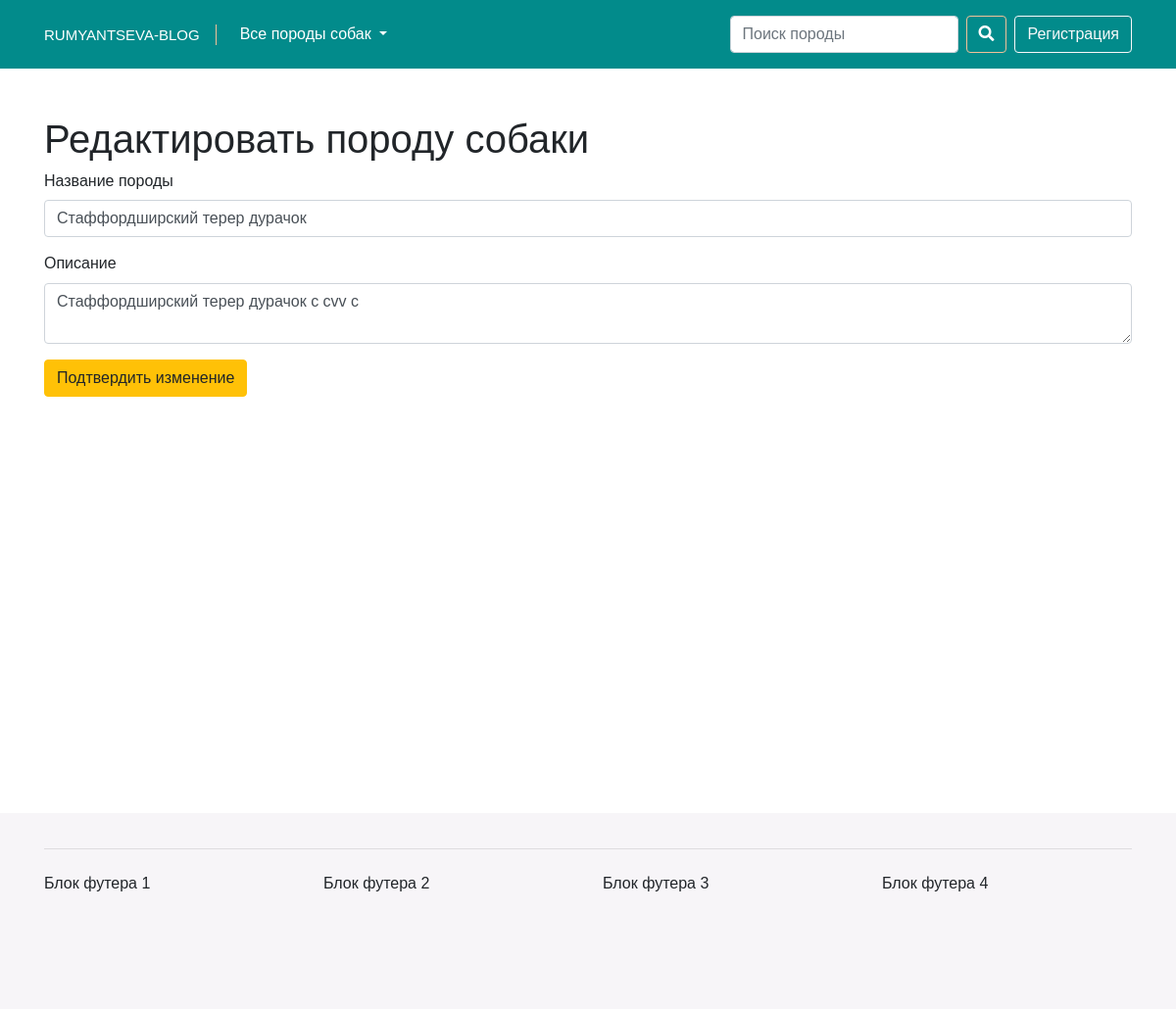
Page /edit.php?id=43 on the committed database.
### tables this page shows
CREATE TABLE `breeds` (
  `id` int(11) NOT NULL,
  `title` varchar(255) NOT NULL,
  `short_content` text NOT NULL,
  `content` text NOT NULL,
  `category_id` int(11) NOT NULL,
  `author_id` int(11) NOT NULL,
  `image` varchar(255) NOT NULL,
  `date` timestamp NOT NULL DEFAULT CURRENT_TIMESTAMP,
  `status` int(1) NOT NULL DEFAULT '1'
);

### edit.php (the view, shortened to what this page needs)
<?php
$pdo = new PDO("mysql:host=localhost;dbname=myblog.loc;charset=utf8", "root", "root");
$statement = $pdo->prepare("SELECT * FROM breeds WHERE id=:id");
$statement->bindParam(":id", $_GET['id']);
$statement->execute();
$breed = $statement->fetch(PDO::FETCH_ASSOC);
?>
<!doctype html>
<html lang="ru">
<head>
	<link rel="stylesheet" href="https://stackpath.bootstrapcdn.com/bootstrap/4.1.3/css/bootstrap.min.css">
	<link rel="stylesheet" href="css/style.css">
	<link rel="stylesheet" href="https://use.fontawesome.com/releases/v5.6.3/css/all.css">
</head>
<body>
<nav class="navbar navbar-expand-lg navbar-dark bg-nav-custom sticky-top">
	<div class="container">
		<a class="navbar-brand navbar-brand-custom" href="/myblog.loc">Rumyantseva-blog</a>
		<div class="collapse navbar-collapse" id="navbarText">
			<ul class="navbar-nav mr-auto">
				<li class="nav-item dropdown active">
					<a class="nav-link dropdown-toggle" href="/myblog.loc" id="navbarDropdown" role="button" data-toggle="dropdown" aria-haspopup="true" aria-expanded="false">
						Все породы собак<span class="sr-only">(current)</span>
					</a>
				</li>
			</ul>
		</div>
		<form class="form-inline my-2 my-lg-0">
			<input class="form-control mr-sm-2" type="search" placeholder="Поиск породы" aria-label="Search">
			<button class="btn btn-outline-success btn-outline-custom my-2 my-sm-0" type="submit"><i class="fas fa-search"></i></button>
		</form>
		<span class="navbar-text ml-lg-2"><button type="button" class="btn btn-outline-light">Регистрация</button></span>
	</div>
</nav>
<div class="section py-5">
	<div class="container">
		<div class="row">
			<div class="col-md-12">
				<h1>Редактировать породу собаки</h1>
				<form action="update.php?id=<?= $breed['id'];?>" method="POST">
					<div class="form-group">
						<label>Название породы</label>
						<input name="title" type="text" class="form-control" value="<?= $breed['title'];?>">
					</div>
					<div class="form-group">
						<label>Описание</label>
						<textarea name="content" class="form-control" placeholder="Описание породы"><?= $breed['content']?></textarea>
					</div>
					<button type="submit" class="btn btn-warning">Подтвердить изменение</button>
				</form>
			</div>
		</div>
	</div>
</div>
<footer class="footer">
	<div class="container">
		<hr class="my-4">
		<div class="row">
			<div class="col-3">Блок футера 1</div>
			<div class="col-3">Блок футера 2</div>
			<div class="col-3">Блок футера 3</div>
			<div class="col-3">Блок футера 4</div>
		</div>
	</div>
</footer>
</body>
</html>

### css/style.css (style rules this page uses)
body { font-family: 'lasco-regular', sans-serif; font-size: 16px; line-height: 1.4; }
a { color: #028b8b; }
.bg-nav-custom { background-color: #028b8b; }
.navbar-brand-custom { color: #fff; border-right: 1px solid #f1c198; padding: 0 1rem 0 0; text-transform: uppercase; font-size: 15px; }
.btn-outline-custom { color: #fff; background-color: transparent; background-image: none; border-color: #f1c198; }
.section { min-height: 95vh; }
.footer { padding: 1% 0; min-height: 200px; background: #f7f5f8; }

### rows in the picture
breeds: title "Стаффордширский терер дурачок", content "Стаффордширский терер дурачок с cvv c"
